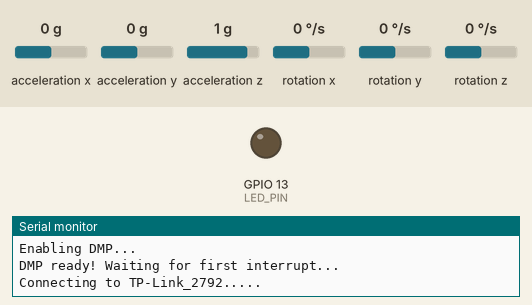
The sketch below on a simulated ESP32. Parts: output pins drawn as LEDs (lit = HIGH), the last lines printed to the serial monitor. Inputs (shaded band) come from the test bench; at power-on: acceleration y 0 g, acceleration x 0 g, acceleration z 1 g, rotation x 0 °/s, rotation y 0 °/s, rotation z 0 °/s. WiFi joins after 1.5 s; servers stay silent unless stated; the local clock reads 2024-03-15 10:24:30 at power-on unless the sketch sets it.

Above: at 0.6 s.
At 3.26 s:
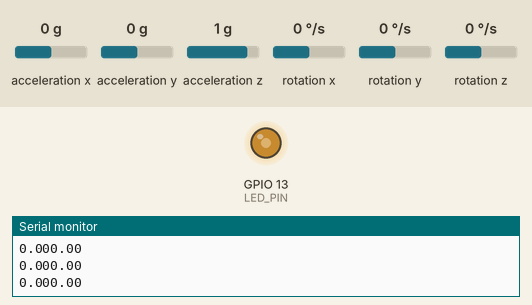
3.3 s: acceleration y set to -1.4 g
Timing chart, 0 to 12.3 s (numbered marks = the images above; inputs shaded):
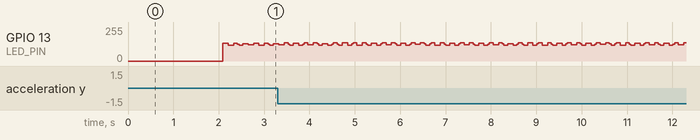

The sketch:

IMU_output.ino
```cpp
#include <ESP32Time.h>
#include "time.h"
#include <WiFi.h>

// I2C device class (I2Cdev) demonstration Arduino sketch for MPU6050 class using DMP (MotionApps v2.0)
// 6/21/2012 by Jeff Rowberg <jeff@rowberg.net>
// Updates should (hopefully) always be available at https://github.com/jrowberg/i2cdevlib
//
// Changelog:
//      2019-07-08 - Added Auto Calibration and offset generator
//       - and altered FIFO retrieval sequence to avoid using blocking code
//      2016-04-18 - Eliminated a potential infinite loop
//      2013-05-08 - added seamless Fastwire support
//                 - added note about gyro calibration
//      2012-06-21 - added note about Arduino 1.0.1 + Leonardo compatibility error
//      2012-06-20 - improved FIFO overflow handling and simplified read process
//      2012-06-19 - completely rearranged DMP initialization code and simplification
//      2012-06-13 - pull gyro and accel data from FIFO packet instead of reading directly
//      2012-06-09 - fix broken FIFO read sequence and change interrupt detection to RISING
//      2012-06-05 - add gravity-compensated initial reference frame acceleration output
//                 - add 3D math helper file to DMP6 example sketch
//                 - add Euler output and Yaw/Pitch/Roll output formats
//      2012-06-04 - remove accel offset clearing for better results (thanks Sungon Lee)
//      2012-06-01 - fixed gyro sensitivity to be 2000 deg/sec instead of 250
//      2012-05-30 - basic DMP initialization working

/* ============================================
I2Cdev device library code is placed under the MIT license
Copyright (c) 2012 Jeff Rowberg

Permission is hereby granted, free of charge, to any person obtaining a copy
of this software and associated documentation files (the "Software"), to deal
in the Software without restriction, including without limitation the rights
to use, copy, modify, merge, publish, distribute, sublicense, and/or sell
copies of the Software, and to permit persons to whom the Software is
furnished to do so, subject to the following conditions:

The above copyright notice and this permission notice shall be included in
all copies or substantial portions of the Software.

THE SOFTWARE IS PROVIDED "AS IS", WITHOUT WARRANTY OF ANY KIND, EXPRESS OR
IMPLIED, INCLUDING BUT NOT LIMITED TO THE WARRANTIES OF MERCHANTABILITY,
FITNESS FOR A PARTICULAR PURPOSE AND NONINFRINGEMENT. IN NO EVENT SHALL THE
AUTHORS OR COPYRIGHT HOLDERS BE LIABLE FOR ANY CLAIM, DAMAGES OR OTHER
LIABILITY, WHETHER IN AN ACTION OF CONTRACT, TORT OR OTHERWISE, ARISING FROM,
OUT OF OR IN CONNECTION WITH THE SOFTWARE OR THE USE OR OTHER DEALINGS IN
THE SOFTWARE.
===============================================
*/

// I2Cdev and MPU6050 must be installed as libraries, or else the .cpp/.h files
// for both classes must be in the include path of your project
#include "I2Cdev.h"
#include "MPU6050_6Axis_MotionApps20.h"
#include "Arduino.h"
#include "time.h"
//#include "MPU6050.h" // not necessary if using MotionApps include file

// Arduino Wire library is required if I2Cdev I2CDEV_ARDUINO_WIRE implementation
// is used in I2Cdev.h
#if I2CDEV_IMPLEMENTATION == I2CDEV_ARDUINO_WIRE
    #include "Wire.h"
#endif

#include <Wire.h>

ESP32Time rtc;


// class default I2C address is 0x68
// specific I2C addresses may be passed as a parameter here
// AD0 low = 0x68 (default for SparkFun breakout and InvenSense evaluation board)
// AD0 high = 0x69
MPU6050 mpu;
// MPU6050 mpu2(0x69); // <-- use for AD0 high

/* =========================================================================
   NOTE: In addition to connection 3.3v, GND, SDA, and SCL, this sketch
   depends on the MPU-6050's INT pin being connected to the Arduino's
   external interrupt #0 pin. On the Arduino Uno and Mega 2560, this is
   digital I/O pin 2.
 * ========================================================================= */

/* =========================================================================
   NOTE: Arduino v1.0.1 with the Leonardo board generates a compile error
   when using Serial.write(buf, len). The Teapot output uses this method.
   The solution requires a modification to the Arduino USBAPI.h file, which
   is fortunately simple, but annoying. This will be fixed in the next IDE
   release. For more info, see these links:

   http://arduino.cc/forum/index.php/topic,109987.0.html
   http://code.google.com/p/arduino/issues/detail?id=958
 * ========================================================================= */


// uncomment "OUTPUT_READABLE_QUATERNION" if you want to see the actual
// quaternion components in a [w, x, y, z] format (not best for parsing
// on a remote host such as Processing or something though)
//#define OUTPUT_READABLE_QUATERNION
#define OUTPUT_READABLE_YAWPITCHROLL
// uncomment "OUTPUT_READABLE_EULER" if you want to see Euler angles
// (in degrees) calculated from the quaternions coming from the FIFO.
// Note that Euler angles suffer from gimbal lock (for more info, see
// http://en.wikipedia.org/wiki/Gimbal_lock)
//#define OUTPUT_READABLE_EULER

// uncomment "OUTPUT_READABLE_YAWPITCHROLL" if you want to see the yaw/
// pitch/roll angles (in degrees) calculated from the quaternions coming
// from the FIFO. Note this also requires gravity vector calculations.
// Also note that yaw/pitch/roll angles suffer from gimbal lock (for
// more info, see: http://en.wikipedia.org/wiki/Gimbal_lock)
//#define OUTPUT_READABLE_YAWPITCHROLL

// uncomment "OUTPUT_READABLE_REALACCEL" if you want to see acceleration
// components with gravity removed. This acceleration reference frame is
// not compensated for orientation, so +X is always +X according to the
// sensor, just without the effects of gravity. If you want acceleration
// compensated for orientation, us OUTPUT_READABLE_WORLDACCEL instead.
//#define OUTPUT_READABLE_REALACCEL

// uncomment "OUTPUT_READABLE_WORLDACCEL" if you want to see acceleration
// components with gravity removed and adjusted for the world frame of
// reference (yaw is relative to initial orientation, since no magnetometer
// is present in this case). Could be quite handy in some cases.
//#define OUTPUT_READABLE_WORLDACCEL

// uncomment "OUTPUT_TEAPOT" if you want output that matches the
// format used for the InvenSense teapot demo
//#define OUTPUT_TEAPOT


// Wi-Fi credentials
const char *ssid = "TP-Link_2792";
const char *password = "46402516";

// NTP settings
const char *ntpServer = "pool.ntp.org";
const long gmtOffset_sec = 3600;      // GMT+1, same offset as the original page
const int daylightOffset_sec = 0;     // adjust if DST is needed
struct timeval tv;

//#define INTERRUPT_PIN 2  // use pin 2 on Arduino Uno & most boards
#define LED_PIN 13 // (Arduino is 13, Teensy is 11, Teensy++ is 6)
bool blinkState = false;


// MPU control/status vars
bool dmpReady = false;  // set true if DMP init was successful
uint8_t mpuIntStatus;   // holds actual interrupt status byte from MPU
uint8_t devStatus;      // return status after each device operation (0 = success, !0 = error)
uint8_t devStatus2;      // return status after each device operation (0 = success, !0 = error)
uint16_t packetSize;    // expected DMP packet size (default is 42 bytes)
uint16_t packetSize2;    // expected DMP packet size (default is 42 bytes)
uint16_t fifoCount;     // count of all bytes currently in FIFO
uint8_t fifoBuffer[64]; // FIFO storage buffer
uint8_t fifoBuffer2[64]; // FIFO storage buffer

// orientation/motion vars
Quaternion q;           // [w, x, y, z]         quaternion container
Quaternion q2;           // [w, x, y, z]         quaternion container
VectorInt16 aa;         // [x, y, z]            accel sensor measurements
VectorInt16 aaReal;     // [x, y, z]            gravity-free accel sensor measurements
VectorInt16 aaWorld;    // [x, y, z]            world-frame accel sensor measurements
VectorFloat gravity;    // [x, y, z]            gravity vector
VectorFloat velRel;
VectorFloat accRel;
VectorInt16 gyro1, gyro2;
VectorInt16 aa1, aa2;
VectorInt16 aaReal1, aaReal2;
VectorFloat gravity2;
float vx_new;
float vy_new;
float vz_new;
float euler[3];         // [psi, theta, phi]    Euler angle container
float ypr[3];           // [yaw, pitch, roll]   yaw/pitch/roll container and gravity vector

// packet structure for InvenSense teapot demo
uint8_t teapotPacket[14] = { '$', 0x02, 0,0, 0,0, 0,0, 0,0, 0x00, 0x00, '\r', '\n' };


// ================================================================
// ===               INTERRUPT DETECTION ROUTINE                ===
// ================================================================

//volatile bool mpuInterrupt = false;     // indicates whether MPU interrupt pin has gone high
//void dmpDataReady() {
//    mpuInterrupt = false;
//}


// ================================================================
// ===                      INITIAL SETUP                       ===
// ================================================================

void setup() {

    // join I2C bus (I2Cdev library doesn't do this automatically)
    #if I2CDEV_IMPLEMENTATION == I2CDEV_ARDUINO_WIRE

        Wire.begin(1,2);
        Wire.setClock(400000); // 400kHz I2C clock. Comment this line if having compilation difficulties
        Wire.setTimeout(25);
    #elif I2CDEV_IMPLEMENTATION == I2CDEV_BUILTIN_FASTWIRE
        Fastwire::setup(400, true);
    #endif


    // initialize serial communication
    // (115200 chosen because it is required for Teapot Demo output, but it's
    // really up to you depending on your project)
    Serial.begin(115200);
    //while (!Serial); // wait for Leonardo enumeration, others continue immediately

    // NOTE: 8MHz or slower host processors, like the Teensy @ 3.3V or Arduino
    // Pro Mini running at 3.3V, cannot handle this baud rate reliably due to
    // the baud timing being too misaligned with processor ticks. You must use
    // 38400 or slower in these cases, or use some kind of external separate
    // crystal solution for the UART timer.

    // initialize device
    Serial.println(F("Initializing I2C devices..."));
    mpu.initialize();
    // mpu2.initialize();
    //pinMode(INTERRUPT_PIN, INPUT);

    // verify connection
    Serial.println(F("Testing device connections..."));
    Serial.println(mpu.testConnection() ? F("MPU6050 connection successful") : F("MPU6050 connection failed"));
    // Serial.println(mpu2.testConnection() ? F("MPU6050 2 connection successful") : F("MPU6050 connection failed"));

    // wait for ready
    //Serial.println(F("\nSend any character to begin DMP programming and demo: "));
    //while (Serial.available() && Serial.read()); // empty buffer
    //while (!Serial.available());                 // wait for data
    //while (Serial.available() && Serial.read()); // empty buffer again

    // load and configure the DMP
    Serial.println(F("Initializing DMP..."));
    // devStatus2 = mpu2.dmpInitialize();
    devStatus = mpu.dmpInitialize();


    // supply your own gyro offsets here, scaled for min sensitivity
    mpu.setXGyroOffset(73);
    mpu.setYGyroOffset(-53);
    mpu.setZGyroOffset(8);
    mpu.setZAccelOffset(2585); // 1688 factory default for my test chip

    // supply your own gyro offsets here, scaled for min sensitivity
    // mpu2.setXGyroOffset(70);
    // mpu2.setYGyroOffset(19);
    // mpu2.setZGyroOffset(19);
    // mpu2.setZAccelOffset(4333); // 1688 factory default for my test chip

    // make sure it worked (returns 0 if so)
    if (devStatus == 0) {
        // Calibration Time: generate offsets and calibrate our MPU6050
        mpu.CalibrateAccel(6);
        mpu.CalibrateGyro(6);
        mpu.PrintActiveOffsets();

        // Calibration Time: generate offsets and calibrate our MPU6050
        // mpu2.CalibrateAccel(6);
        // mpu2.CalibrateGyro(6);
        // mpu2.PrintActiveOffsets();
        // turn on the DMP, now that it's ready
        Serial.println(F("Enabling DMP..."));
        mpu.setDMPEnabled(true);
        // mpu2.setDMPEnabled(true);


        // enable Arduino interrupt detection
        //Serial.print(F("Enabling interrupt detection (Arduino external interrupt "));
        //Serial.print(digitalPinToInterrupt(INTERRUPT_PIN));
        //Serial.println(F(")..."));
        //attachInterrupt(digitalPinToInterrupt(INTERRUPT_PIN), dmpDataReady, RISING);
        //mpuIntStatus = mpu.getIntStatus();

        // set our DMP Ready flag so the main loop() function knows it's okay to use it
        Serial.println(F("DMP ready! Waiting for first interrupt..."));
        dmpReady = true;

        // get expected DMP packet size for later comparison
        packetSize = mpu.dmpGetFIFOPacketSize();
        // packetSize2 = mpu2.dmpGetFIFOPacketSize();
    } else {
        // ERROR!
        // 1 = initial memory load failed
        // 2 = DMP configuration updates failed
        // (if it's going to break, usually the code will be 1)
        Serial.print(F("DMP Initialization failed (code "));
        Serial.println(devStatus);
        Serial.print(F("DMP Initialization failed (code "));
        Serial.print(devStatus2);
        Serial.println(F(")"));
    }

    // configure LED for output
    pinMode(LED_PIN, OUTPUT);
    mpu.setFullScaleGyroRange(MPU6050_GYRO_FS_250);
    // mpu2.setFullScaleGyroRange(MPU6050_GYRO_FS_250);
    mpu.setFullScaleAccelRange(MPU6050_ACCEL_FS_2);
    // mpu2.setFullScaleAccelRange(MPU6050_ACCEL_FS_2);

    // Connect to Wi-Fi
    Serial.printf("Connecting to %s", ssid);
    WiFi.begin(ssid, password);
    while (WiFi.status() != WL_CONNECTED) {
        delay(50);
        Serial.print(".");
    }
    Serial.println(" connected!");

    // Get the time digitally from the NTP server
    configTime(gmtOffset_sec, daylightOffset_sec, ntpServer);

    struct tm timeinfo;
    if (!getLocalTime(&timeinfo, 15000)) {  // wait up to 15 s
        Serial.println("Failed to obtain time from NTP!");
        return;
    }

    // Sync the ESP32 internal RTC with the epoch time received.
    // ESP32Time anchors its millisecond/microsecond counters to this moment.
    time_t now = time(nullptr);
    rtc.setTime(now);
    Serial.println("Time synced over NTP.");


    // Wi-Fi is no longer needed
    WiFi.disconnect(true);
    WiFi.mode(WIFI_OFF);
}


// i = x, j = y, k = z, r = w
void quaternion_rotate(Quaternion q, VectorInt16 v) {
    float x11 = (1 - 2 * (q.y * q.y + q.z * q.z));
    float x12 = 2 * (q.x * q.y + q.z * q.w);
    float x13 = 2 * (q.x * q.z - q.y * q.w);

    float x21 = 2 * (q.x * q.y - q.z * q.w);
    float x22 = (1 - 2 * (q.x * q.x + q.z * q.z));
    float x23 = 2 * (q.y * q.z + q.x * q.w);

    float x31 = 2 * (q.x * q.z + q.y * q.w);
    float x32 = 2 * (q.y * q.z - q.x * q.w);
    float x33 = (1 - 2 * (q.x * q.x + q.y * q.y));

    vx_new = x11 * v.x + x12 * v.y + x13 * v.z;
    vy_new = x21 * v.x + x22 * v.y + x23 * v.z;
    vz_new = x31 * v.x + x32 * v.y + x33 * v.z;
}

// ================================================================
// ===                    MAIN PROGRAM LOOP                     ===
// ================================================================


void loop() {
    // if programming failed, don't try to do anything
    if (!dmpReady) return;
    // read a packet from FIFO
    if (mpu.dmpGetCurrentFIFOPacket(fifoBuffer)) { // Get the Latest packet


        #ifdef OUTPUT_READABLE_QUATERNION //Beregner quaternioner til relativ vinkel (aksen kan ændres ved at ændre z til x eller y)

            // Get quaternions from both IMUs
            mpu.dmpGetQuaternion(&q, fifoBuffer);
            mpu2.dmpGetQuaternion(&q2, fifoBuffer2);
            gettimeofday(&tv, nullptr);

            // Normalize both quaternions
            q.normalize();
            q2.normalize();

            // Inverse of reference quaternion (IMU 1, 0x68)
            Quaternion qInv(q.w, -q.x, -q.y, -q.z);

            // Calculate relative quaternion: qInv * q2
            Quaternion qRel;

            qRel.w = qInv.w*q2.w - qInv.x*q2.x
                - qInv.y*q2.y - qInv.z*q2.z;

            qRel.x = qInv.w*q2.x + qInv.x*q2.w
                + qInv.y*q2.z - qInv.z*q2.y;

            qRel.y = qInv.w*q2.y - qInv.x*q2.z
                + qInv.y*q2.w + qInv.z*q2.x;

            qRel.z = qInv.w*q2.z + qInv.x*q2.y
                - qInv.y*q2.x + qInv.z*q2.w;

            // Diagnostic: individual axis twist angles (aksen som bliver output kan ændres i angle1, angle2 og angleRel ved at ændre *.z, y eller z)
            float angle1 = 2.0 * atan2(q.z, q.w) * 180.0 / PI;
            float angle2 = 2.0 * atan2(q2.z, q2.w) * 180.0 / PI;

            // Diagnostic: relative X-axis twist angle
            float angleRel = 2.0 * atan2(qRel.z, qRel.w)
                        * 180.0 / PI;

            // Normalize angles to [-180, 180]
            if (angle1 > 180.0) angle1 -= 360.0;
            if (angle1 < -180.0) angle1 += 360.0;

            if (angle2 > 180.0) angle2 -= 360.0;
            if (angle2 < -180.0) angle2 += 360.0;

            if (angleRel > 180.0) angleRel -= 360.0;
            if (angleRel < -180.0) angleRel += 360.0;

            // // Print diagnostic measurements
            // Serial.print("IMU1: ");
            // Serial.print(angle1);

            // Serial.print(" | IMU2: ");
            // Serial.print(angle2);
            Quaternion qRelInv(qRel.w, -qRel.x, -qRel.y, -qRel.z);
            mpu.dmpGetGyro(&gyro1, fifoBuffer);
            mpu2.dmpGetGyro(&gyro2, fifoBuffer2);
            quaternion_rotate(qRelInv,gyro2);
            velRel.x = vx_new - gyro1.x;
            velRel.y = vy_new - gyro1.y;
            velRel.z = vz_new - gyro1.z;

            mpu.dmpGetAccel(&aa1, fifoBuffer);
            mpu2.dmpGetAccel(&aa2, fifoBuffer2);
            mpu.dmpGetGravity(&gravity, &q);
            mpu2.dmpGetGravity(&gravity2, &q2);
            mpu.dmpGetLinearAccel(&aaReal1, &aa1, &gravity);
            mpu2.dmpGetLinearAccel(&aaReal2, &aa2, &gravity2);
            quaternion_rotate(qRelInv,aaReal2);
            accRel.x =  vx_new - aaReal1.x;
            accRel.y = vy_new - aaReal1.y;
            accRel.z = vz_new - aaReal1.z;

            // Serial.print(" | Relative: ");
            // Serial.println(angleRel);
            Serial.print(qRel.x);
            Serial.print(",");
            Serial.print(qRel.y);
            Serial.print(",");
            Serial.print(qRel.z);
            Serial.print(",");
            Serial.print(qRel.w);
            Serial.print(",");
            Serial.print((velRel.x / 131.0) * DEG_TO_RAD);
            Serial.print(",");
            Serial.print((velRel.y / 131.0) * DEG_TO_RAD);
            Serial.print(",");
            Serial.print((velRel.z / 131.0) * DEG_TO_RAD);
            Serial.print(",");
            Serial.print((accRel.x / 16384.0) * 9.80665);
            Serial.print(",");
            Serial.print((accRel.y / 16384.0) * 9.80665);
            Serial.print(",");
            Serial.print((accRel.z / 16384.0) * 9.80665);
            Serial.print(",");

            //Serial.printf("%lld.%06ld\n",
                     //   (long long)tv.tv_sec,
                       // (long)tv.tv_usec);

            Serial.printf("%lu.%06lu\n", rtc.getLocalEpoch(), rtc.getMicros());

        #endif


        #ifdef OUTPUT_READABLE_EULER
            // display Euler angles in degrees
            mpu.dmpGetQuaternion(&q, fifoBuffer);
            mpu.dmpGetEuler(euler, &q);
            Serial.print("euler\t");
            Serial.print(euler[0] * 180/M_PI);
            Serial.print("\t");
            Serial.print(euler[1] * 180/M_PI);
            Serial.print("\t");
            Serial.println(euler[2] * 180/M_PI);
        #endif

        #ifdef OUTPUT_READABLE_YAWPITCHROLL
            // display Euler angles in degrees
            mpu.dmpGetQuaternion(&q, fifoBuffer);
            float roll =
            atan2(
                2.0f * (q.w * q.x + q.y * q.z),
                1.0f - 2.0f * (q.x * q.x + q.y * q.y)
            ) * 180.0f / PI;
            float angleX = 2.0f * atan2(q.x, q.w) * 180.0f / PI;
            // mpu.dmpGetGravity(&gravity, &q);
            // mpu.dmpGetYawPitchRoll(ypr, &q, &gravity);
            // Serial.print("ypr\t");
            // Serial.print(ypr[0] * 180/M_PI);
            // Serial.print("\t");
            // Serial.print(ypr[1] * 180/M_PI);
            // Serial.print("\t");
            // Serial.print(ypr[2] * 180/M_PI);
            Serial.print(angleX);
            Serial.println(roll);

        #endif

        #ifdef OUTPUT_READABLE_REALACCEL
            // display real acceleration, adjusted to remove gravity
            mpu.dmpGetQuaternion(&q, fifoBuffer);
            mpu.dmpGetAccel(&aa, fifoBuffer);
            mpu.dmpGetGravity(&gravity, &q);
            mpu.dmpGetLinearAccel(&aaReal, &aa, &gravity);
            Serial.print("areal\t");
            Serial.print(aaReal.x);
            Serial.print("\t");
            Serial.print(aaReal.y);
            Serial.print("\t");
            Serial.println(aaReal.z);
        #endif

        #ifdef OUTPUT_READABLE_WORLDACCEL
            // display initial world-frame acceleration, adjusted to remove gravity
            // and rotated based on known orientation from quaternion
            mpu.dmpGetQuaternion(&q, fifoBuffer);
            mpu.dmpGetAccel(&aa, fifoBuffer);
            mpu.dmpGetGravity(&gravity, &q);
            mpu.dmpGetLinearAccel(&aaReal, &aa, &gravity);
            mpu.dmpGetLinearAccelInWorld(&aaWorld, &aaReal, &q);
            Serial.print(" aworld\t");
            Serial.print(aaWorld.x);
            Serial.print("\t");
            Serial.print(aaWorld.y);
            Serial.print("\t");
            Serial.println(aaWorld.z);
        #endif

        #ifdef OUTPUT_TEAPOT
            // display quaternion values in InvenSense Teapot demo format:
            teapotPacket[2] = fifoBuffer[0];
            teapotPacket[3] = fifoBuffer[1];
            teapotPacket[4] = fifoBuffer[4];
            teapotPacket[5] = fifoBuffer[5];
            teapotPacket[6] = fifoBuffer[8];
            teapotPacket[7] = fifoBuffer[9];
            teapotPacket[8] = fifoBuffer[12];
            teapotPacket[9] = fifoBuffer[13];
            Serial.write(teapotPacket, 14);
            teapotPacket[11]++; // packetCount, loops at 0xFF on purpose
        #endif

        // blink LED to indicate activity
        blinkState = !blinkState;
        digitalWrite(LED_PIN, blinkState);
    }
}
```
